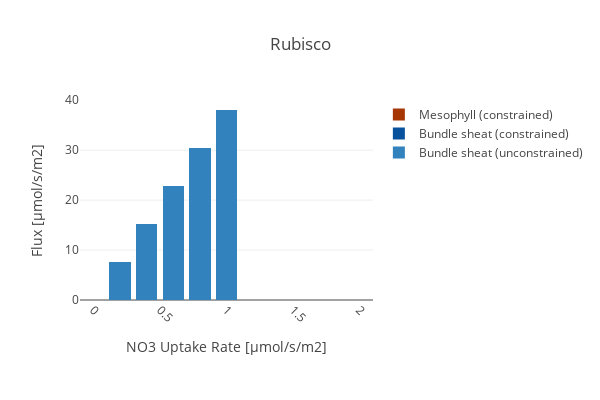

The cell this chart's notebook holds for it:
### Code cell
create_bar_plot_rxn(D_fba, D_exp,
                    {'[M]_RBC_h':'Mesophyll (constrained)','[B]_RBC_h_Ex':'Bundle sheat (constrained)',
                 '[B]_RBC_h': 'Bundle sheat (unconstrained)'}, 'Rubisco', xaxis_title,
                    stacked = True, save_fig=save_fig)

### Figure 1 — Plotly figure (JSON) as saved in the notebook; plotly's stock layout.template omitted (floating-point values rounded to 4 significant figures)
{"data": [{"marker": {"color": "rgb(49,130,189)"}, "name": "Bundle sheat (unconstrained)", "type": "bar", "uid": "7b801a06-5a50-4d74-b8ab-3eae2594715e", "x": ["0.0", "0.2", "0.4", "0.6", "0.8", "1.0", "1.2", "1.4", "1.6", "1.8", "2.0"], "y": [0, 7.61, 15.22, 22.83, 30.44, 38.05, 0, 0, 0, 0, 0]}, {"marker": {"color": "rgb(8,81,156)"}, "name": "Bundle sheat (constrained)", "type": "bar", "uid": "21703c2a-71b9-4fae-80eb-5e6bc9c95952", "x": ["0.0", "0.2", "0.4", "0.6", "0.8", "1.0", "1.2", "1.4", "1.6", "1.8", "2.0"], "y": [0, 3.948e-15, 1.911e-14, 2.385e-13, 9.358e-14, 8.541e-14, 0, 0, 0, 0, 0]}, {"marker": {"color": "rgb(166,54,3)"}, "name": "Mesophyll (constrained)", "type": "bar", "uid": "a9531ed7-7fe9-4829-982d-68d172341402", "x": ["0.0", "0.2", "0.4", "0.6", "0.8", "1.0", "1.2", "1.4", "1.6", "1.8", "2.0"], "y": [0, 2.295e-15, 1.656e-14, 3.068e-15, 5.346e-14, 8.012e-14, 0, 0, 0, 0, 0]}], "layout": {"barmode": "stack", "height": 400, "margin": {"b": 100}, "title": {"text": "Rubisco"}, "width": 600, "xaxis": {"tickangle": 45, "title": {"text": "NO3 Uptake Rate [µmol/s/m2]"}}, "yaxis": {"autorange": true, "title": {"text": "Flux [µmol/s/m2]"}}}}
